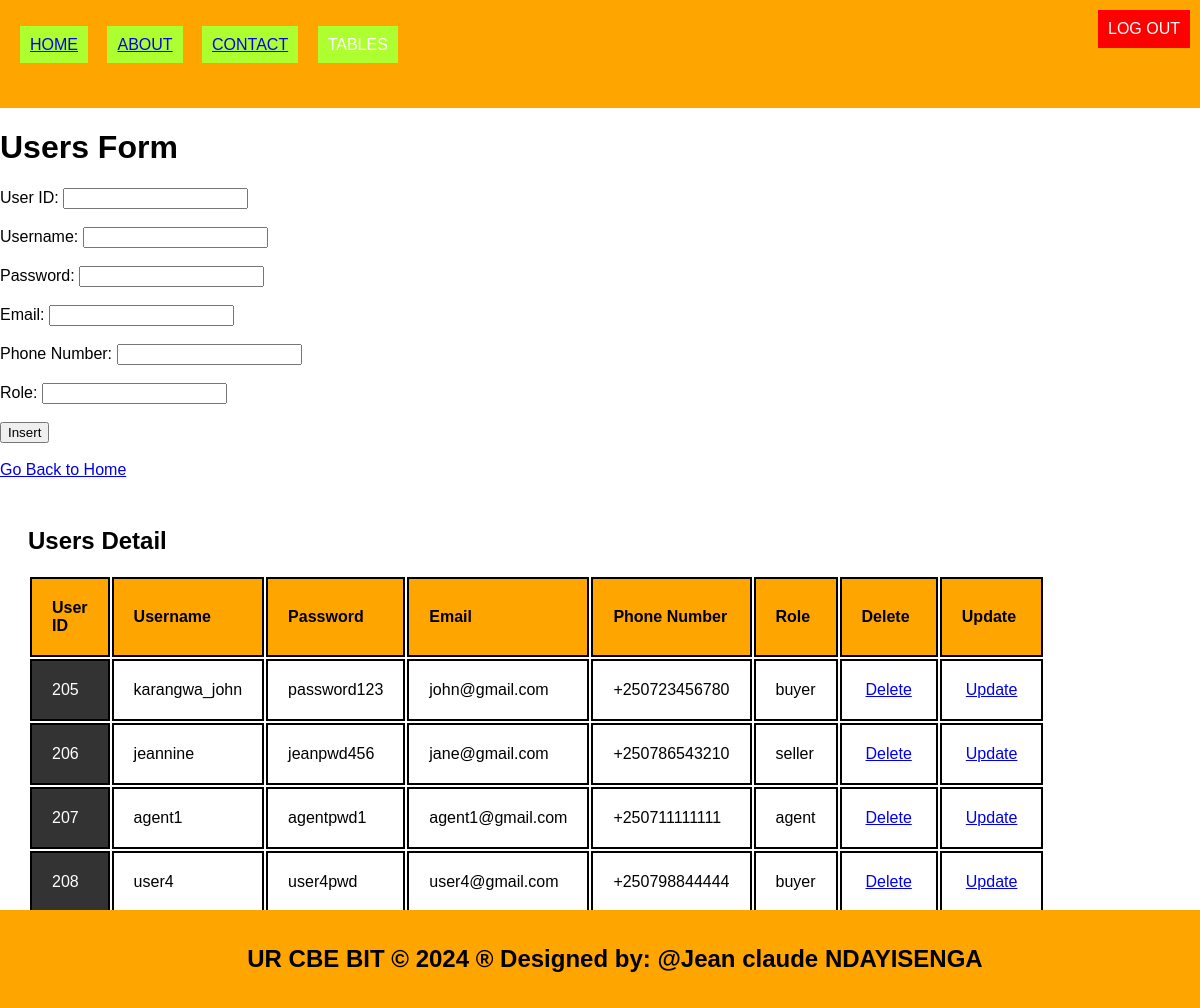
The page /users.php on the database its author committed.
### tables this page shows
CREATE TABLE `users` (
  `user_id` int(11) NOT NULL,
  `username` varchar(100) NOT NULL,
  `password` varchar(100) NOT NULL,
  `email` varchar(100) NOT NULL,
  `phone_number` varchar(20) DEFAULT NULL,
  `role` enum('buyer','seller','agent') NOT NULL
);

### users.php (the view, shortened to what this page needs)
 <!DOCTYPE html>
<html lang="en">
<head>
  <link rel="stylesheet" type="text/css" href="style.css">
</head>
<body style="background-image: url('./images/C.jpg');">
</head>
<body style="background-color: lightblue;">
  <header>
    <button onclick="window.location.href='logout.php'" style="position: absolute; top: 10px; right: 10px;">Logout</button>
    <ul style="list-style-type: none; padding: 0;">
      <li style="display: inline; margin-right: 10px;">
        <ul style="list-style-type: none; padding: 0;">
          <li style="display: inline; margin-right: 8px;padding: 10px; color: white; background-color: greenyellow; text-decoration: none; margin-right: 15px;"><a href="./home.html">HOME</a></li>
          <li style="display: inline; margin-right: 10px;padding: 10px; color: white; background-color: greenyellow; text-decoration: none; margin-right: 15px;"><a href="./about.html">ABOUT</a></li>
          <li style="display: inline; margin-right: 10px;padding: 10px; color: white; background-color: greenyellow; text-decoration: none; margin-right: 15px;"><a href="./contact.html">CONTACT</a></li>
          <li class="dropdown" style="display: inline;">
            <a href="#" style="padding: 10px; color: white; background-color: greenyellow; text-decoration: none; margin-right: 15px;"> TABLES </a>
          </li>
        </ul>
      </li>
    </ul>
    <a class="logout"href="logout.php" style="padding: 10px; color: white; background: red; text-decoration: none;">LOG OUT</a>
  </header>
  <body style="background-color: yellowgreen;">
    <h1>Users Form</h1>
    <form method="post" onsubmit="return confirmInsert();">
      <label for="user_id">User ID:</label>
      <input type="number" id="user_id" name="user_id" required><br><br>
      <label for="username">Username:</label>
      <input type="text" id="username" name="username" required><br><br>
      <label for="password">Password:</label>
      <input type="password" id="password" name="password" required><br><br>
      <label for="email">Email:</label>
      <input type="email" id="email" name="email" required><br><br>
      <label for="phone_number">Phone Number:</label>
      <input type="text" id="phone_number" name="phone_number" required><br><br>
      <label for="role">Role:</label>
      <input type="text" id="role" name="role" required><br><br>
      <input type="submit" name="add" value="Insert"><br><br>
      <a href="./home.html">Go Back to Home</a>
    </form>
    <?php
    include('database_connection.php');
    ?>
    <section>
      <h2>Users Detail</h2>
      <table>
        <tr>
          <th>User ID</th>
          <th>Username</th>
          <th>Password</th>
          <th>Email</th>
          <th>Phone Number</th>
          <th>Role</th>
          <th>Delete</th>
          <th>Update</th>
        </tr>
        <?php
        $sql = "SELECT * FROM users";
        $result = $connection->query($sql);
        if ($result->num_rows > 0) {
          while ($row = $result->fetch_assoc()) {
            echo "<tr>
              <td>{$row['user_id']}</td>
              <td>{$row['username']}</td>
              <td>{$row['password']}</td>
              <td>{$row['email']}</td>
              <td>{$row['phone_number']}</td>
              <td>{$row['role']}</td>
              <td><a style='padding:4px' href='delete_user.php?user_id={$row['user_id']}'>Delete</a></td>
              <td><a style='padding:4px' href='update_user.php?user_id={$row['user_id']}'>Update</a></td>
            </tr>";
          }
        } else {
          echo "<tr><td colspan='8'>No data found</td></tr>";
        }
        ?>
      </table>
    </section>
    <footer>
      <h2>UR CBE BIT &copy; 2024 &reg; Designed by: @Jean claude NDAYISENGA</h2>
    </footer>
  </body>
</html>

### style.css (style rules this page uses)
body { font-family: Arial, sans-serif; margin: 0; padding: 0; }
.dropdown { position: relative; display: none; margin-right: 15px; }
body { font-family: Arial,sans-serif; margin:0; padding:0; }
header { background-color:orange; padding: 20px; }
footer { text-align: center; padding: 15px; background-color:orange; }
.dropdown { position: right; display:right; direction:rtl; }
section { padding:28px; border-bottom: 1px solid #ddd; }

### users.php (style rules this page uses)
.logout { position: absolute; top: 10px; right: 10px; }
table { width: 75%; border-collapse: revert; }
td:first-child { background-color: #333333; color: #ffffff; }
td { padding: 8px; border-bottom: 1px solid #dddddd; }
th, td { border: 2px solid black; padding: 20px; text-align: left; }
th { background-color: orange; }
footer { text-align: center; padding: px; background-color: none; position: fixed; bottom: 0; width: 100%; }

### rows shown on the page
users: user_id "205", username "karangwa_john", password "password123", email "john@gmail.com", phone_number "+250723456780", role "buyer"
users: user_id "206", username "jeannine", password "jeanpwd456", email "jane@gmail.com", phone_number "+250786543210", role "seller"
users: user_id "207", username "agent1", password "agentpwd1", email "agent1@gmail.com", phone_number "+250711111111", role "agent"
users: user_id "208", username "user4", password "user4pwd", email "user4@gmail.com", phone_number "+250798844444", role "buyer"
